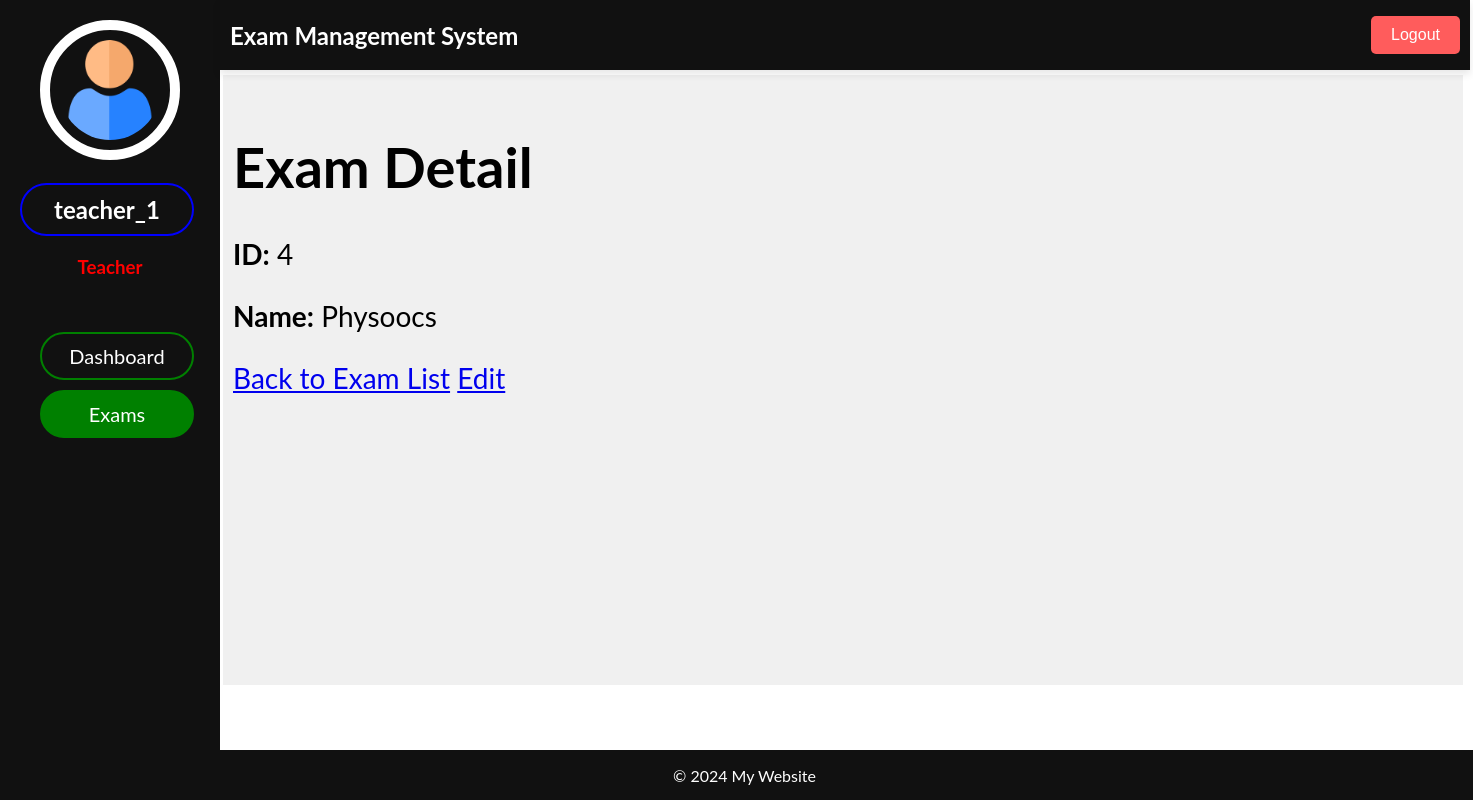
The page /teacherpanel/4/exams/detail/4/ on the database its author committed.
### admin_panel/models.py (models this page shows, shortened)
class Teacher(models.Model):
    teacher_id = models.AutoField(primary_key=True)
    name = models.CharField(max_length=100)
    email = models.EmailField()
    phone = models.CharField(max_length=15)
    classes = models.ManyToManyField(Class, blank=True)

class Exam(models.Model):
    exam_id = models.AutoField(primary_key=True)
    name = models.CharField(max_length=100)

### teacher_panel/views.py (the view)
# urls.py: path('exams/detail/<int:pk>/', views.exam_detail, name='exam_detail'),
def exam_detail(request, teacher_id, pk):
    teacher = get_object_or_404(Teacher, pk=teacher_id)
    _exam = get_object_or_404(Exam, pk=pk)
    return render(request, 'teacher_exams/exam_detail.html', {'teacher': teacher, 'exam': _exam})

### teacher_panel/templates/teacher_exams/exam_detail.html (shortened to what this page needs)
{% extends "teacher_dashboard/index.html" %}
{% block header %}
    {% include "teacher_dashboard/header.html" %}
{% endblock header %}
{% block sidenav %}
    {% include "teacher_exams/sidenav.html" %}
{% endblock sidenav %}
{% block main %}
    <h1>Exam Detail</h1>
    <p><strong>ID:</strong> {{ exam.exam_id }}</p>
    <p><strong>Name:</strong> {{ exam.name }}</p>
    <a href="{% url 'teacher_exam_list' teacher.pk %}">Back to Exam List</a>
    <a href="{% url 'teacher_exam_update' teacher.pk exam.pk %}">Edit</a>
{% endblock main %}
{% block footer %}
    {% include "teacher_dashboard/footer.html" %}
{% endblock footer %}

### teacher_panel/templates/teacher_exams/sidenav.html (shortened to what this page needs)
{% load static %}
<div class="admin_profile">
    <img src="{% static "images/user.png" %}"/>
    <h2>{{ teacher.name }}</h2>
    <h3 style="color: red; text-align: center;">Teacher</h3>
</div>
<br/>
<ul class="sections">
    <li><a href="{% url "teacher_dashboard" teacher.pk %}">Dashboard</a></li>
    <li><a href="{% url "teacher_exams" teacher.pk %}"  class="current_nav">Exams</a></li>
</ul>

### admin_panel/static/css/index.css (style rules this page uses)
body { font-family: "Lato", sans-serif; }
.admin_profile img { width: 100px; height: 100px; border-radius: 100%; border: 10px solid white; padding: 10px; margin-left: 40px; }
.admin_profile h2 { color: white; text-align: center; border: 2px solid blue; border-radius: 50px; padding: 10px; width: 150px; margin-left: 20px; }
.sections li a { border: 2px solid green; border-radius: 50px; padding: 10px; text-decoration: none; font-size: 20px; color: white; display: block; text-align: center; width: 130px; }
.sections li { list-style-type: none; padding: 0; margin-left: 0; display: block; margin-top: 10px; align-self: center; }
.current_nav { background-color: green; color: white; }

### rows shown on the page
Teacher: name "teacher_1"
Exam: exam_id "4", name "Physoocs"
